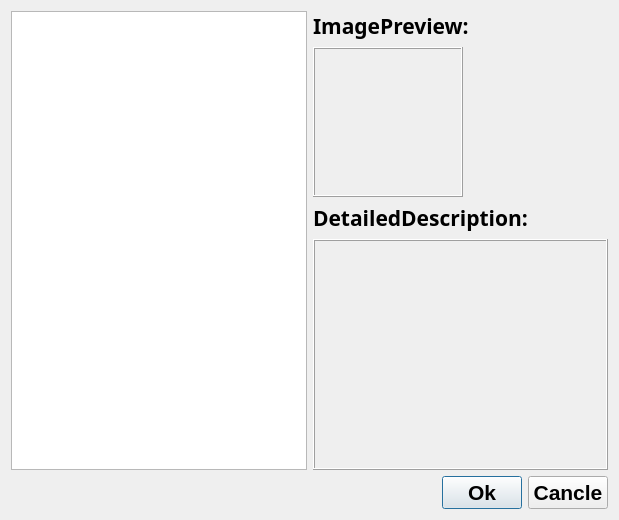
<?xml version="1.0" encoding="UTF-8"?>
<ui version="4.0">
 <class>QDlgCheckItemWizard</class>
 <widget class="QDialog" name="QDlgCheckItemWizard">
  <property name="geometry">
   <rect>
    <x>0</x>
    <y>0</y>
    <width>619</width>
    <height>520</height>
   </rect>
  </property>
  <property name="font">
   <font>
    <family>System</family>
    <pointsize>16</pointsize>
    <weight>75</weight>
    <bold>true</bold>
   </font>
  </property>
  <property name="windowTitle">
   <string>CheckItem Wizard</string>
  </property>
  <property name="sizeGripEnabled">
   <bool>false</bool>
  </property>
  <layout class="QGridLayout" name="gridLayout">
   <item row="0" column="0">
    <widget class="QTreeWidget" name="itemTree">
     <property name="sizePolicy">
      <sizepolicy hsizetype="Expanding" vsizetype="Minimum">
       <horstretch>0</horstretch>
       <verstretch>0</verstretch>
      </sizepolicy>
     </property>
     <property name="minimumSize">
      <size>
       <width>200</width>
       <height>150</height>
      </size>
     </property>
     <property name="columnCount">
      <number>0</number>
     </property>
    </widget>
   </item>
   <item row="1" column="0" colspan="2">
    <layout class="QHBoxLayout" name="horizontalLayout">
     <item>
      <spacer>
       <property name="orientation">
        <enum>Qt::Horizontal</enum>
       </property>
       <property name="sizeType">
        <enum>QSizePolicy::Expanding</enum>
       </property>
       <property name="sizeHint" stdset="0">
        <size>
         <width>200</width>
         <height>30</height>
        </size>
       </property>
      </spacer>
     </item>
     <item>
      <widget class="QPushButton" name="okButton">
       <property name="text">
        <string>Ok</string>
       </property>
       <property name="autoDefault">
        <bool>true</bool>
       </property>
       <property name="default">
        <bool>false</bool>
       </property>
      </widget>
     </item>
     <item>
      <widget class="QPushButton" name="cancelButton">
       <property name="text">
        <string>Cancle</string>
       </property>
      </widget>
     </item>
    </layout>
   </item>
   <item row="0" column="1">
    <layout class="QVBoxLayout" name="verticalLayout">
     <item>
      <widget class="QLabel" name="label_p">
       <property name="font">
        <font>
         <family>Agency FB</family>
         <pointsize>16</pointsize>
        </font>
       </property>
       <property name="text">
        <string>ImagePreview:</string>
       </property>
      </widget>
     </item>
     <item>
      <widget class="QLabel" name="labelPreview">
       <property name="sizePolicy">
        <sizepolicy hsizetype="Fixed" vsizetype="Fixed">
         <horstretch>0</horstretch>
         <verstretch>0</verstretch>
        </sizepolicy>
       </property>
       <property name="minimumSize">
        <size>
         <width>150</width>
         <height>150</height>
        </size>
       </property>
       <property name="font">
        <font>
         <family>楷体</family>
         <pointsize>14</pointsize>
        </font>
       </property>
       <property name="frameShape">
        <enum>QFrame::Box</enum>
       </property>
       <property name="frameShadow">
        <enum>QFrame::Raised</enum>
       </property>
       <property name="text">
        <string/>
       </property>
       <property name="alignment">
        <set>Qt::AlignCenter</set>
       </property>
      </widget>
     </item>
     <item>
      <widget class="QLabel" name="label_d">
       <property name="font">
        <font>
         <family>Agency FB</family>
         <pointsize>16</pointsize>
        </font>
       </property>
       <property name="text">
        <string>DetailedDescription:</string>
       </property>
      </widget>
     </item>
     <item>
      <widget class="QLabel" name="labelDetail">
       <property name="sizePolicy">
        <sizepolicy hsizetype="Expanding" vsizetype="Expanding">
         <horstretch>0</horstretch>
         <verstretch>0</verstretch>
        </sizepolicy>
       </property>
       <property name="minimumSize">
        <size>
         <width>150</width>
         <height>100</height>
        </size>
       </property>
       <property name="font">
        <font>
         <family>楷体</family>
         <pointsize>14</pointsize>
        </font>
       </property>
       <property name="frameShape">
        <enum>QFrame::Box</enum>
       </property>
       <property name="frameShadow">
        <enum>QFrame::Raised</enum>
       </property>
       <property name="text">
        <string/>
       </property>
       <property name="alignment">
        <set>Qt::AlignLeading|Qt::AlignLeft|Qt::AlignTop</set>
       </property>
       <property name="wordWrap">
        <bool>true</bool>
       </property>
      </widget>
     </item>
    </layout>
   </item>
  </layout>
 </widget>
 <resources/>
 <connections>
  <connection>
   <sender>okButton</sender>
   <signal>clicked()</signal>
   <receiver>QDlgCheckItemWizard</receiver>
   <slot>accept()</slot>
   <hints>
    <hint type="sourcelabel">
     <x>278</x>
     <y>253</y>
    </hint>
    <hint type="destinationlabel">
     <x>96</x>
     <y>254</y>
    </hint>
   </hints>
  </connection>
  <connection>
   <sender>cancelButton</sender>
   <signal>clicked()</signal>
   <receiver>QDlgCheckItemWizard</receiver>
   <slot>reject()</slot>
   <hints>
    <hint type="sourcelabel">
     <x>369</x>
     <y>253</y>
    </hint>
    <hint type="destinationlabel">
     <x>179</x>
     <y>282</y>
    </hint>
   </hints>
  </connection>
 </connections>
</ui>
